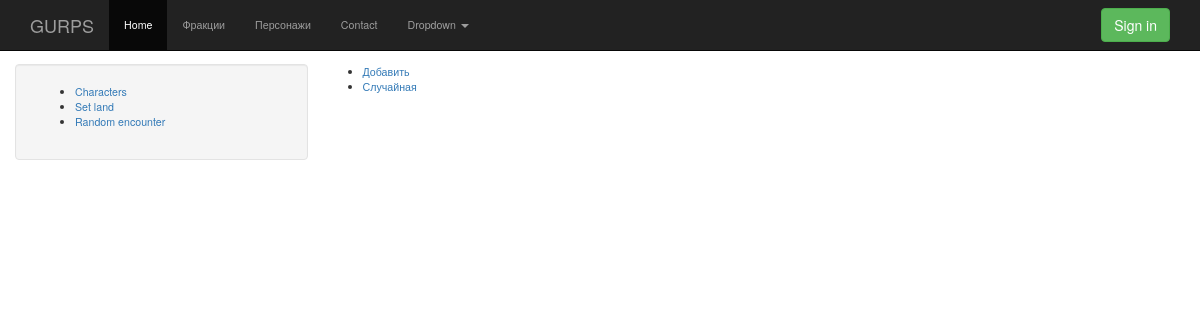
Page /fraction on the earlier database version.
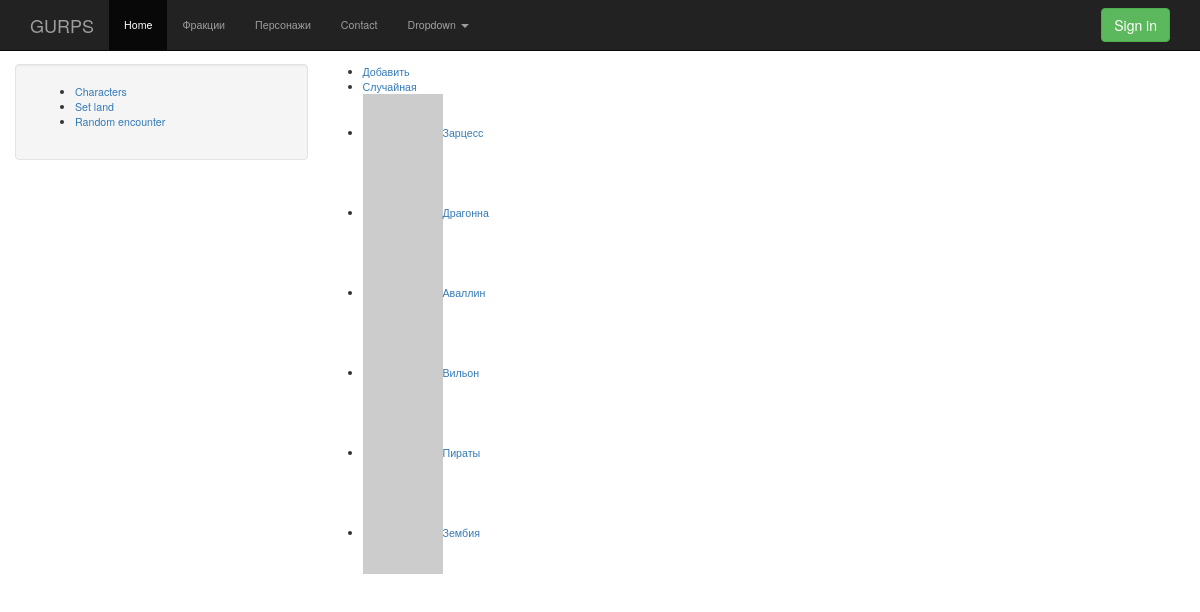
Same page on the later database version.
### models/Fraction.py (models this page shows, shortened)
class Fraction(db.Model):
    id = db.Column(db.Integer, primary_key=True)
    title = db.Column(db.String, index=True, default="Фракция")
    description = db.Column(db.Unicode)
    weight = db.Column(db.Integer, default=0)
    def avatar(self, size=32):
        from hashlib import md5
        title = self.title
        if title is None:
            import random
            title = repr(random.getrandbits(128))
        return "http://www.gravatar.com/avatar/" + md5(title.encode("utf-8")).hexdigest() + "?d=monsterid&s=" + str(size)

### web/views/fraction.py (the view)
@app.route("/fraction")
def fraction():
    from web.models import Fraction
    fractions = Fraction.query.all()
    return render_template("fraction_list.html", fractions=fractions)

### web/templates/fraction_list.html (shortened to what this page needs)
{% extends "base.html" %}
{% block content %}
<ul>
  <li><a href="/fraction/new">Добавить</a></li>
  <li><a href="/fraction/random">Случайная</a></li>
  {% for f in fractions %}
    <li><a href="/fraction/id-{{f.id}}"><img src="{{f.avatar()}}">{{ f.title }}</a></li>
  {% endfor %}
</ul>
{% endblock %}

### web/templates/base.html (shortened to what this page needs)
<!DOCTYPE html>
<html>
<head>
<link href="{{ url_for('static', filename='bootstrap/css/bootstrap.min.css') }}" rel="stylesheet">
<link href="{{ url_for('static', filename='css/main.css') }}" rel="stylesheet">
</head>
<body>
<nav class="navbar navbar-inverse navbar-fixed-top">
  <div class="container">
    <div class="navbar-header">
      <a class="navbar-brand" href="/">GURPS</a>
    </div>
    <div id="navbar" class="navbar-collapse collapse">
              <ul class="nav navbar-nav">
                <li class="active"><a href="#">Home</a></li>
                <li><a href="/fraction">Фракции</a></li>
                <li><a href="/char">Персонажи</a></li>
                <li><a href="#contact">Contact</a></li>
                <li class="dropdown">
                  <a href="#" class="dropdown-toggle" data-toggle="dropdown" role="button" aria-haspopup="true" aria-expanded="false">Dropdown <span class="caret"></span></a>
                </li>
              </ul>
      <form class="navbar-form navbar-right">
        <button type="submit" class="btn btn-success">Sign in</button>
      </form>
    </div>
  </div>
</nav>
<div class="container">
  <div class="row">
    <div class="col-md-3 well">
      <ul>
    	  <li><a href="/char">Characters</a></li>
       	<li><a href="/settings/land">Set land</a></li>
    	  <li><a href="/encounter">Random encounter</a></li>
      </ul>
    </div>
    <div class="col-md-9">
{% block content %}{% endblock %}
    </div>
  </div>
</div>
</body>
</html>

### web/static/css/main.css (style rules this page uses)
body { padding-top: 64px; font-size: 8pt; }

Differences in the rows shown:
added Fraction: title "Зарцесс"
added Fraction: title "Драгонна"
added Fraction: title "Аваллин"
added Fraction: title "Вильон"
added Fraction: title "Пираты"
added Fraction: title "Зембия"
